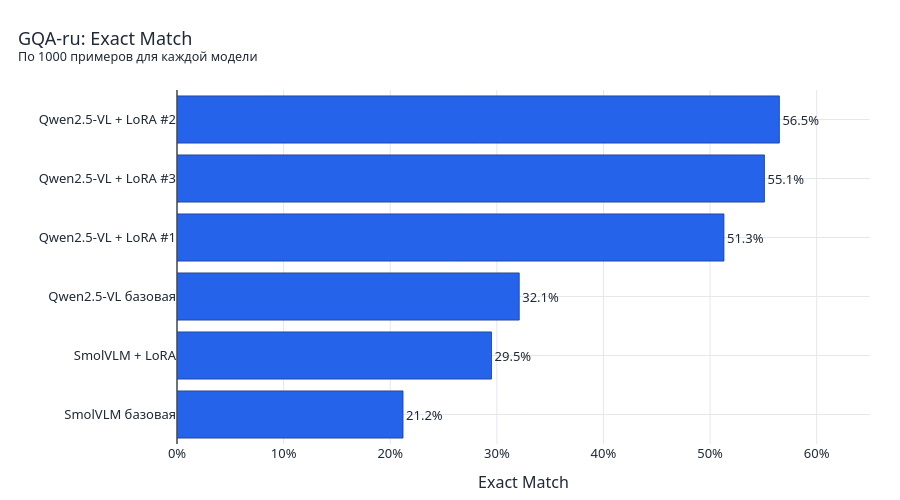

Notebook code for this chart:
### Code cell
plot_data = gqa_exact.sort_values("exact_match")
fig = px.bar(plot_data, x="exact_match", y="model", orientation="h", text=plot_data["exact_match"].map(lambda x: f"{x:.1%}"), color_discrete_sequence=[BLUE])
fig.update_traces(textposition="outside", marker_line_color="#1e3a8a", marker_line_width=0.8)
fig.update_xaxes(range=[0, 0.65], tickformat=".0%", title="Exact Match")
fig.update_yaxes(title="")
style_plot(fig, "GQA-ru: Exact Match", "По 1000 примеров для каждой модели").show()

### Figure 1 — Plotly figure (JSON) as saved in the notebook; plotly's stock layout.template omitted (floating-point values rounded to 4 significant figures)
{"data": [{"hovertemplate": "exact_match=%{x}<br>model=%{y}<br>text=%{text}<extra></extra>", "legendgroup": "", "marker": {"color": "#2563eb", "line": {"color": "#1e3a8a", "width": 0.8}, "pattern": {"shape": ""}}, "name": "", "orientation": "h", "showlegend": false, "text": ["21.2%", "29.5%", "32.1%", "51.3%", "55.1%", "56.5%"], "textposition": "outside", "type": "bar", "x": [0.212, 0.295, 0.321, 0.513, 0.551, 0.565], "xaxis": "x", "y": ["SmolVLM базовая", "SmolVLM + LoRA", "Qwen2.5-VL базовая", "Qwen2.5-VL + LoRA #1", "Qwen2.5-VL + LoRA #3", "Qwen2.5-VL + LoRA #2"], "yaxis": "y"}], "layout": {"barmode": "relative", "font": {"color": "#1f2937", "family": "Segoe UI", "size": 13}, "height": 500, "legend": {"title": {"text": ""}, "tracegroupgap": 0}, "margin": {"b": 40, "l": 30, "r": 30, "t": 90}, "title": {"text": "GQA-ru: Exact Match<br><sup>По 1000 примеров для каждой модели</sup>", "x": 0.02, "xanchor": "left"}, "xaxis": {"anchor": "y", "domain": [0, 1], "gridcolor": "#e5e7eb", "range": [0, 0.65], "tickformat": ".0%", "title": {"text": "Exact Match"}, "zerolinecolor": "#6b7280"}, "yaxis": {"anchor": "x", "domain": [0, 1], "gridcolor": "#e5e7eb", "title": {"text": ""}}}}
